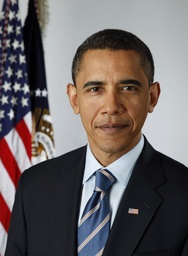
#> input picture images/obama.jpg, 188 x 256 px, shrunk from 1916 x 2608 before the run
$ python sharpen.py obama.jpg
#> lines starting #> are read from the running program, lines starting #| are printed output that depends on the picture
### images/filter.py
import sys
from PIL import Image

def open(argv):
    if len(argv)<=1:
        print "missing image filename"
        sys.exit(1)

    img = Image.open(argv[1])
#> img is the input picture: PIL image 188x256 RGB; mean R, G, B 108, 100.6, 100.5
    img = img.convert("L") #make grayscale if not already (luminance)
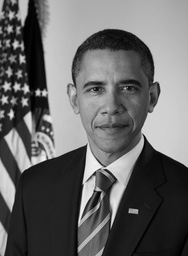
#> img: PIL image 188x256 L; min 0, max 245, mean 102.8

    return img

def region3x3(img, x, y):
    me = getpixel(img, x, y)
    N = getpixel(img, x, y-1)
    NE = getpixel(img, x+1, y-1)
    E = getpixel(img, x+1, y)
    SE = getpixel(img, x+1, y+1)
    S = getpixel(img, x, y+1)
    SW = getpixel(img, x-1, y+1)
    W = getpixel(img, x-1, y)
    NW = getpixel(img, x-1, y-1)

    return [me, N, S, E, W, NE, SE, NW, SW]

def getpixel(img, x, y):
    width, height = img.size

    if x < 0:
        x=0
    elif x >= width:
        x = width-1

    if y < 0:
        y=0
    elif y >= height:
        y = height-1

    m = img.load()

    return m[x,y]

def filter(img, f):
    width, height = img.size
#> width = 188; height = 256
    imgdup = img.copy()
    flippedMatrix = imgdup.load()

    for x in range(width):
        for y in range(height):
            r = region3x3(img, x, y)
            flippedMatrix[x, y] = f(r)
#> this loop made 188 passes

    return imgdup

### images/sharpen.py
from filter import *

def laplace(data):
    return data[1]+data[2]+data[3]+data[4]-4*data[0]

def minus(A, B):
    width, height = A.size
    matrixA = A.load()
    matrixB = B.load()
    imgdup = A.copy()
    m = imgdup.load()

    for x in range(width):
        for y in range(height):
            m[x, y] = matrixA[x, y] - matrixB[x, y]

    return imgdup

img = open(sys.argv)
img.show()
laplace = filter(img, laplace)
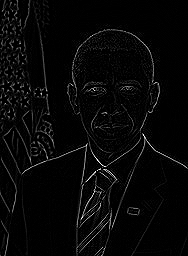
#> laplace: PIL image 188x256 L; min 0, max 255, mean 7.7
replace = minus(img, laplace)
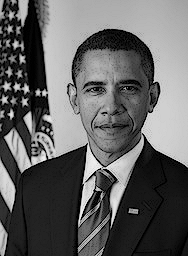
#> replace: PIL image 188x256 L; min 0, max 245, mean 97.5
replace.show()
